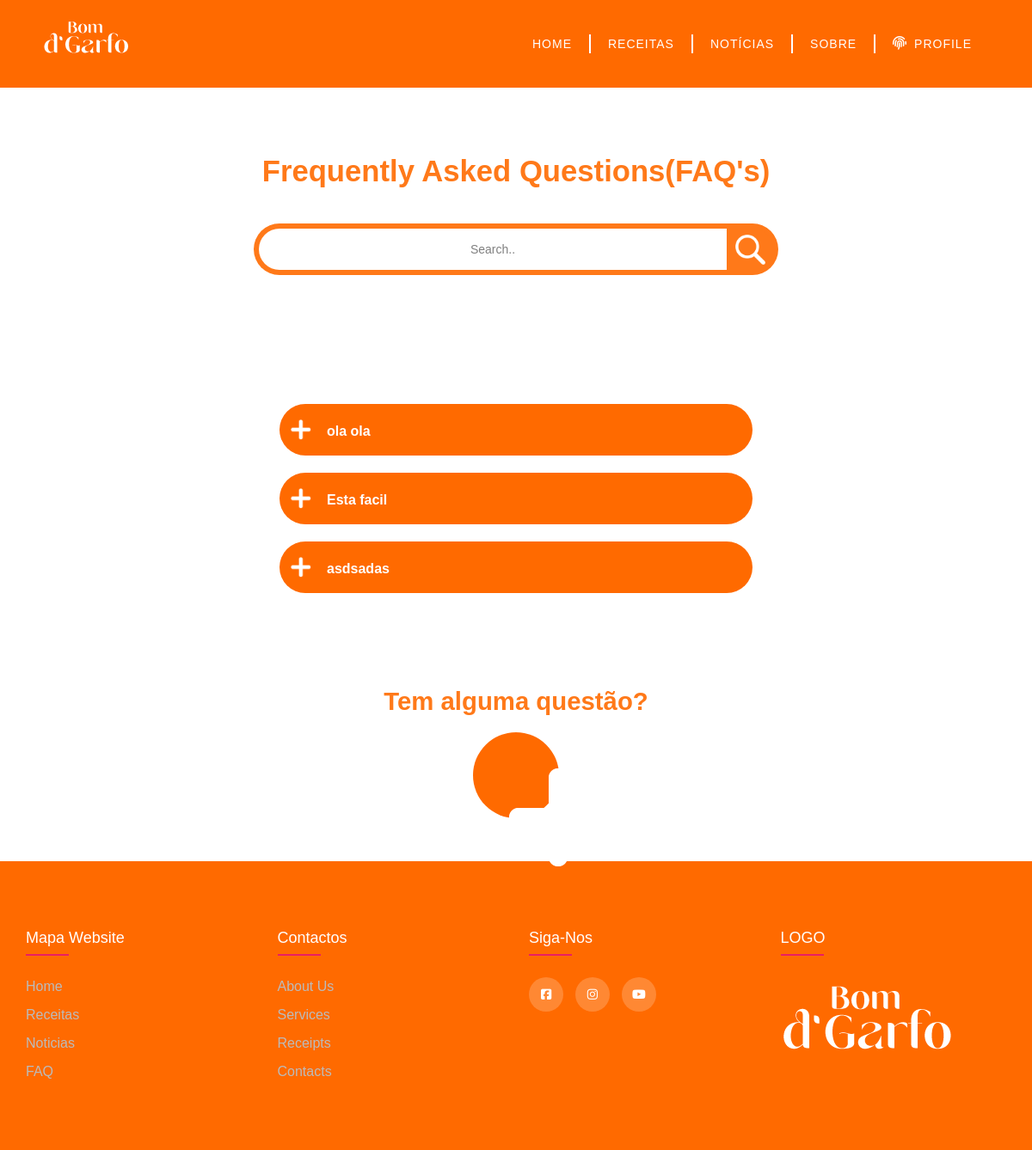
Page /HTML/faq.php on the committed database.
### tables this page shows
CREATE TABLE `faq` (
  `id_pergunta` int(11) NOT NULL,
  `data` timestamp NOT NULL DEFAULT current_timestamp() ON UPDATE current_timestamp(),
  `email` varchar(100) NOT NULL,
  `pergunta` varchar(75) NOT NULL,
  `respostas` varchar(200) NOT NULL
);

### HTML/faq.php (the view, shortened to what this page needs)
<?php
$host = "localhost";
$database = "bom_dgarfo";
$conn = new mysqli($host, "root", "" , $database);
$query = "SELECT * FROM `faq` WHERE id_pergunta = '1'";
$result_set = $conn->query($query);
$row1 = $result_set->fetch_row();
$query2 = "SELECT * FROM `faq` WHERE id_pergunta = '2'";
$result_set2 = $conn->query($query2);
$row2 = $result_set2->fetch_row();
$query3 = "SELECT * FROM `faq` WHERE id_pergunta = '3'";
$result_set3 = $conn->query($query3);
$row3 = $result_set3->fetch_row();
?>
<!DOCTYPE html>
<html lang="en" dir="ltr">
  <head>
    <link rel="stylesheet" href="../css/normalize.css">
    <link rel="stylesheet" href="../css/faqstyle.css">
    <link rel="stylesheet" href="../css/style.css">
    <link rel="stylesheet" href="https://maxcdn.bootstrapcdn.com/bootstrap/3.4.1/css/bootstrap.min.css">
  </head>
  <body>
    <header>
      <a href="index.html"><img src="../IMG/LogotipoNavbar.png" alt="logo"></a>
      <nav class="navigation-menu">
        <a href="index.php">Home</a>
        <hr>
        <a href="receitas.php">Receitas</a>
        <hr>
        <a href="noticias.php">Notícias</a>
        <hr>
        <a href="#">Sobre</a>
        <hr>
        <a id="profileclick"><i class="fas fa-fingerprint"></i>Profile</a>
      </nav>
  </header>
  <div id="top">
    <div id="title_Faq">
      <h3>Frequently Asked Questions(FAQ's)</h3>
    </div>
      <form action="faq_Search.php" id="search" method="GET">
        <input type="text" id="searchBar" placeholder="Search.." name="search_Bar">
        <button type="submit" id="searchBtn" name="search_Btn"><img src="../img/searchButton.png" alt="Search"></button>
      </form>
  </div>
 <div class="faq">
  <div id="containersDrop">
    <div class="row" style="justify-content: center;">
      <div id="faqContainer1" class="col-xs-6">
          <div class="dropdownContainer">
            <img src="../img/faqPlus.png" alt="plus" class="plusFaq">
            <h5>
              <b>
                  <?php if ($result_set){
                          echo $row1[3];
                        }else {
                          $code = $conn->errno;
                          $message = $conn->error;
                          printf("<p>Query error: %d %s</p>", $code, $message);
                          }
                  ?>
                </b>
            </h5>
          </div>
          <div class="dropdownContainer">
            <img src="../img/faqPlus.png" alt="plus" class="plusFaq">
                <h5><b>
                  <?php if ($result_set2){
                  echo $row2[3];
                    }else {
                      $code = $conn->errno;
                      $message = $conn->error;
                      printf("<p>Query error: %d %s</p>", $code, $message);
                      }
                    ?>
                    </b>
                </h5>
          </div>
          <div class="dropdownContainer">
            <img src="../img/faqPlus.png" alt="plus" class="plusFaq">
            <h5><b>
                  <?php if ($result_set3){
                  echo $row3[3];
                    }else {
                      $code = $conn->errno;
                      $message = $conn->error;
                      printf("<p>Query error: %d %s</p>", $code, $message);
                      }
                    ?>
                  </b>
                </h5>
          </div>
        </div>
      </div>
    </div>
  </div>
<div class="row" style="justify-content: center;" >
  <div id="titulo_Questao" class="col-xs-12"><h2>Tem alguma questão?</h2></div>
</div>
<button id="flip"><img src="../img/faqPlus.png" alt="plus"></button>
      <footer class="footer">
        <div class="container">
          <div class="row">
            <div class="footer-col">
              <h4>mapa website</h4>
              <ul>
                <li><a href="#">Home</a></li>
                <li><a href="#">Receitas</a></li>
                <li><a href="#">Noticias</a></li>
                <li><a href="faq.php">FAQ</a></li>
              </ul>
            </div>
            <div class="footer-col">
              <h4>contactos</h4>
              <ul>
                <li><a href="#">about us</a></li>
                <li><a href="#">services</a></li>
                <li><a href="#">Receipts</a></li>
                <li><a href="#">Contacts</a></li>
              </ul>
            </div>
            <div class="footer-col">
              <h4>siga-nos</h4>
              <div class="social-links">
                <a href="#"><i class="fa-brands fa-facebook-square"></i></a>
                <a href="#"><i class="fa-brands fa-instagram"></i></a>
                <a href="#"><i class="fa-brands fa-youtube"></i></a>
              </div>
            </div>
            <div class="footer-col">
              <h4>LOGO</h4>
              <a href="index.html"><img src="../IMG/LogotipoBranco.png" alt=""></a>
            </div>
          </div>
        </div>
      </footer>
</body>
</html>

### CSS/faqstyle.css (style rules this page uses)
#top { width: 100%; padding: 50px; margin-top: 80px; margin-bottom: 30px; }
#search { height: 120px; justify-content: center; text-align: center; align-items: center; display: flex; width: 100%; }
#searchBar { margin: 0; width: 50%; height: 60px; border: none; border-bottom: #FF7919 solid 6px; border-left: #FF7919 solid 6px; border-top: #FF7919 solid 6px; border-top-left-radius: 50px; border-bottom-left-radius: 50px; text-align: center; justify-content: center; }
#searchBtn { margin: 0; background-color: #FF7919; border: none; height: 60px; width: 60px; border-top: solid 6px #FF7919; border-right: solid 6px #FF7919; border-bottom: solid 6px #FF7919; border-top-right-radius: 50px; border-bottom-right-radius: 50px; cursor: pointer; }
#searchBtn img { width: 35px; margin: 0; justify-content: center; text-align: center; }
#containersDrop { display: flex; justify-content: center; text-align: center; justify-items: center; align-items: center; height: max-content; }
#faqContainer1 { display: flex; flex-direction: column; text-align: center; justify-items: center; align-items: center; width: 600px; }
.faq { display: flex; height: 300px; justify-content: center; text-align: center; align-items: center; flex-direction: column; margin-bottom: 50px; }
#title_Faq { height: 50px; }
#title_Faq h3 { color: #FF7919; font-size: 26pt; position: relative; margin-top: 50px; display: flex; justify-content: center; text-align: center; align-items: center; font-weight: 900; }
.dropdownContainer { width: 550px; height: 60px; padding: 0 5px; background-color: #ff6a00; cursor: pointer; border-radius: 50px; display: flex; margin: 10px 0; align-items: center; transition-duration: 1s; }
.dropdownContainer img { margin: 0 10px 0 0; width: 40px; float: left; transition: all .5s ease-in; }
.dropdownContainer b { color: white; text-align: left; justify-content: left; }
.dropdownContainer h5 { font-size: 16px; margin: 0; padding: 3px 0 0 0; font-weight: normal; color: #24262b; }
#titulo_Questao h2 { color: #FF7919; font-size: 22pt; position: relative; margin-bottom: 20px; display: flex; justify-content: center; text-align: center; align-items: center; font-weight: 900; }
#flip { display: flex; margin: auto; background-color: #ff6a00; border-radius: 100px; height: 100px; width: 100px; border: none; margin-bottom: 50px; transition-duration: 1s; }

### CSS/style.css (style rules this page uses)
* { margin: 0; padding: 0; box-sizing: border-box; text-decoration: none; font-family: 'Poppins', sans-serif; }
header { position: fixed; top: 0; left: 0; width: 100%; display: flex; justify-content: space-between; align-items: center; padding: 20px 50px; z-index: 2; transition: 0.6s; background-color: #ff6a00; }
.navigation-menu { float: right; position: relative; display: flex; justify-content: center; align-items: center; }
.navigation-menu hr { border: 0.5px solid #fff; height: 20px; }
.navigation-menu a, .navigation-menu #profileclick { text-transform: uppercase; font-size: 14px; padding: 10px 10px; border-radius: 4px; transition: .3s linear; position: relative; margin: 0 10px; color: #fff; letter-spacing: 1px; font-weight: 500px; }
.navigation-menu a::after { content: ""; width: 0; height: 0.3rem; border-radius: 0.2rem; position: absolute; left: 0.6rem; bottom: 0.2rem; background-color: #ffb62a; transition: 200ms ease-in; }
.navigation-menu i { margin-right: 8px; font-size: 16px; }
#profileclick { cursor: pointer; }
::placeholder { color: rgba(0, 0, 0, 0.5); }
.container { max-width: 1170px; margin: auto; }
.footer .row { display: flex; flex-wrap: wrap; }
.container ul { list-style: none; }
.footer { background-color: #ff6a00; padding: 70px 0; bottom: 0; }
.footer-col { width: 25%; padding: 0 15px; }
.footer-col h4 { font-size: 18px; color: #fff; text-transform: capitalize; margin-bottom: 35px; font-weight: 500; position: relative; }
.footer-col h4::before { content: ''; position: absolute; left: 0; bottom: -10px; background-color: #e91e63; height: 2px; box-sizing: border-box; width: 50px; }
.footer-col ul li { margin-bottom: 10px; }
.footer-col ul li a { font-size: 16px; text-transform: capitalize; font-weight: 300; color: #bbb; display: block; transition: all 0.3s ease; }
.footer-col .social-links a { display: inline-block; height: 40px; width: 40px; background-color: rgb(255, 255, 255, 0.2); margin: 0 10px 10px 0; text-align: center; line-height: 40px; border-radius: 50%; color: #fff; transition: all 0.5s ease; }

### rows in the picture
faq: pergunta "ola ola"
faq: pergunta "Esta facil"
faq: pergunta "asdsadas"
